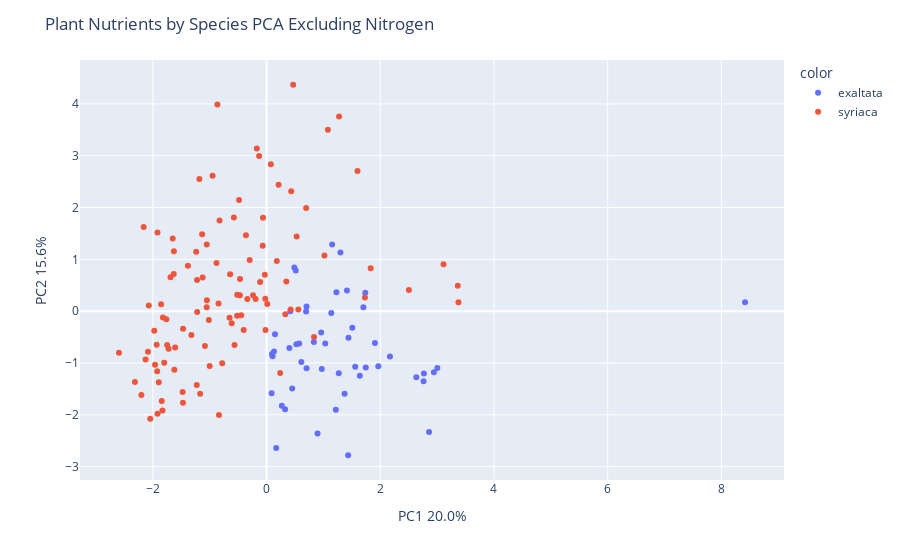

This figure's notebook cell:
### Markdown cell above
### Plant Nutrients Excluding Nitrogen via Dropping Column

### Code cell
X = subdf[nutrients].drop(['N_percent_dm'], axis = 1)

pca = PCA(n_components=2)
components = pca.fit_transform(X)

fig = px.scatter(components, x=0, y=1, color=subdf['species'])
fig.update_layout(
    title = "Plant Nutrients by Species PCA Excluding Nitrogen",
    xaxis_title="PC1 " + str(round(100*pca.explained_variance_ratio_[0], 1)) + '%',
    yaxis_title="PC2 " + str(round(100*pca.explained_variance_ratio_[1], 1)) + '%')
fig.show()
